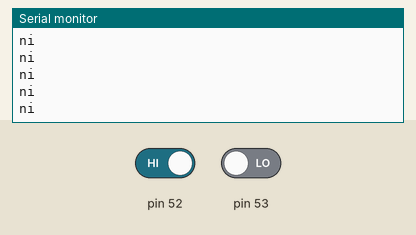
Recording of a sketch running on a simulated Arduino Mega 2560, built with avr-gcc and run on an emulated ATmega2560. Shown: the last lines printed to the serial monitor. The test bench sets the inputs (shaded band); at power-on: pin 52 HIGH, pin 53 LOW.

Above: at 1.2 s.
1.3 s: pin 52 driven LOW
At 2.1 s:
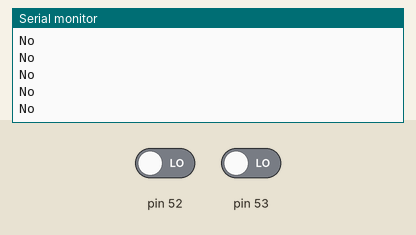
3.2 s: pin 53 driven HIGH
At 4.2 s:
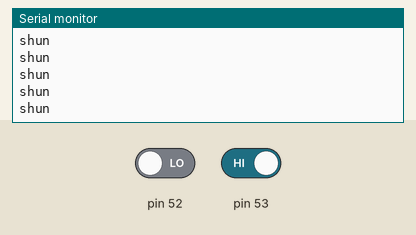
5.1 s: pin 52 driven HIGH and pin 53 driven LOW
At 6.2 s:
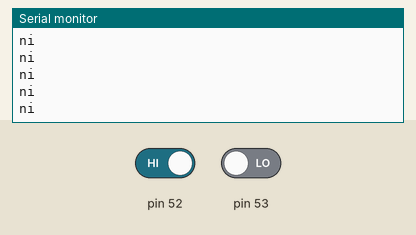
8.1 s: pin 52 driven LOW and pin 53 driven HIGH
At 8.7 s:
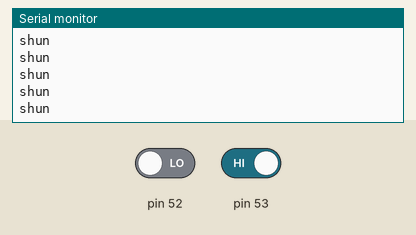

The sketch:

guangdian.ino
```cpp
void setup()
{
  Serial.begin(9600);
  digitalWrite(52,INPUT);
  pinMode(52,LOW);
  digitalWrite(53,INPUT);
  pinMode(53,LOW);
}

void loop()
{
//  if(digitalRead(52) == HIGH)
//  {
//    Serial.println("No");
//  }
//  else if(digitalRead(52) == LOW)
//  {
//    Serial.println("Yes");
//  }

  if(digitalRead(52) == LOW && digitalRead(53) == HIGH)
  {
    Serial.println("shun");
  }
  else if(digitalRead(52) == HIGH && digitalRead(53) == LOW)
  {
     Serial.println("ni");
  }
  else
  {
    Serial.println("No");
  }
}
```

Measured:
- after the input at 1.3 s, the serial monitor: prints a new line after 0.07 s (image 1)
- after the input at 3.2 s, the serial monitor: prints a new line after 0.07 s (image 2)
- after the input at 5.1 s, the serial monitor: prints a new line after 0.07 s (image 3)
